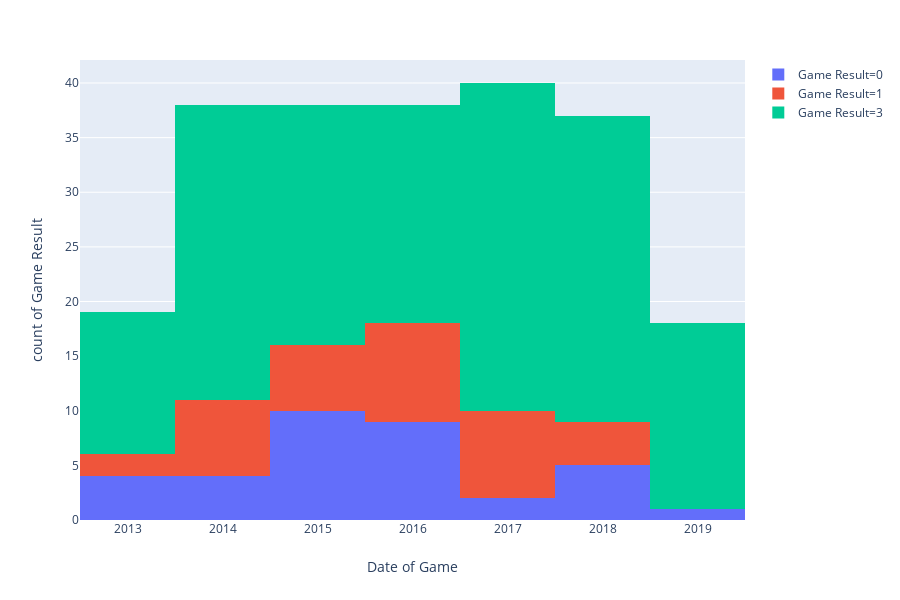

Write notebook code for a chart like this one.
### Code cell
px.histogram(Man_city, x="Date of Game", y="Game Result", color="Game Result")

### Figure 1 — Plotly figure (JSON) as saved in the notebook; plotly's stock layout.template omitted (floating-point values rounded to 4 significant figures; data arrays with more than 128 entries replaced by an {"elided": "..."} marker saying what was removed)
{"data": [{"alignmentgroup": "True", "hovertemplate": "Game Result=0<br>Date of Game=%{x}<br>count of Game Result=%{y}<extra></extra>", "legendgroup": "Game Result=0", "marker": {"color": "#636efa"}, "name": "Game Result=0", "offsetgroup": "Game Result=0", "orientation": "v", "showlegend": true, "type": "histogram", "uid": "0c763f91-7cd4-4d18-9713-b64630b2e016", "x": [2013, 2013, 2013, 2013, 2014, 2014, 2014, 2014, 2015, 2015, 2015, 2015, 2015, 2015, 2015, 2015, 2015, 2015, 2016, 2016, 2016, 2016, 2016, 2016, 2016, 2016, 2016, 2017, 2017, 2018, 2018, 2018, 2018, 2018, 2019], "xaxis": "x", "y": [0, 0, 0, 0, 0, 0, 0, 0, 0, 0, 0, 0, 0, 0, 0, 0, 0, 0, 0, 0, 0, 0, 0, 0, 0, 0, 0, 0, 0, 0, 0, 0, 0, 0, 0], "yaxis": "y"}, {"alignmentgroup": "True", "hovertemplate": "Game Result=1<br>Date of Game=%{x}<br>count of Game Result=%{y}<extra></extra>", "legendgroup": "Game Result=1", "marker": {"color": "#EF553B"}, "name": "Game Result=1", "offsetgroup": "Game Result=1", "orientation": "v", "showlegend": true, "type": "histogram", "uid": "b344bffa-5f38-4ccd-aa28-156aec0a4c4f", "x": [2013, 2013, 2014, 2014, 2014, 2014, 2014, 2014, 2014, 2015, 2015, 2015, 2015, 2015, 2015, 2016, 2016, 2016, 2016, 2016, 2016, 2016, 2016, 2016, 2017, 2017, 2017, 2017, 2017, 2017, 2017, 2017, 2018, 2018, 2018, 2018], "xaxis": "x", "y": [1, 1, 1, 1, 1, 1, 1, 1, 1, 1, 1, 1, 1, 1, 1, 1, 1, 1, 1, 1, 1, 1, 1, 1, 1, 1, 1, 1, 1, 1, 1, 1, 1, 1, 1, 1], "yaxis": "y"}, {"alignmentgroup": "True", "hovertemplate": "Game Result=3<br>Date of Game=%{x}<br>count of Game Result=%{y}<extra></extra>", "legendgroup": "Game Result=3", "marker": {"color": "#00cc96"}, "name": "Game Result=3", "offsetgroup": "Game Result=3", "orientation": "v", "showlegend": true, "type": "histogram", "uid": "19df1567-4b97-4100-bd08-b37d87b6b73c", "x": {"elided": "157 int values"}, "xaxis": "x", "y": {"elided": "157 int values"}, "yaxis": "y"}], "layout": {"barmode": "stack", "grid": {"xaxes": ["x"], "xgap": 0.1, "xside": "bottom", "yaxes": ["y"], "ygap": 0.1, "yside": "left"}, "height": 600, "legend": {"tracegroupgap": 0}, "margin": {"t": 60}, "xaxis": {"title": {"text": "Date of Game"}}, "yaxis": {"categoryarray": [3, 1, 0], "categoryorder": "array", "title": {"text": "count of Game Result"}}}}
